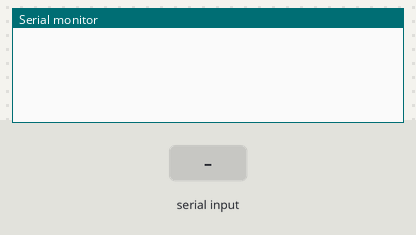
The sketch below on a simulated Arduino Uno, built with avr-gcc and run on an emulated ATmega328P. On the bench: the last lines printed to the serial monitor. The inputs (shaded band) are chosen by the test bench. EEPROM starts erased.

Above: at 1.2 s.
1.3 s: "90,45,200\n" received over Serial
At 2.4 s:
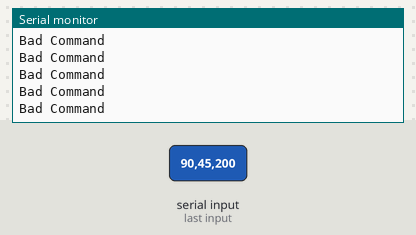
2.8 s: "w90\n" received over Serial
At 3.5 s:
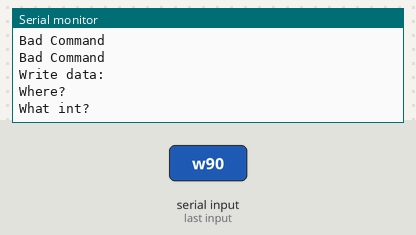
4.3 s: "r90\n" received over Serial
At 4.9 s:
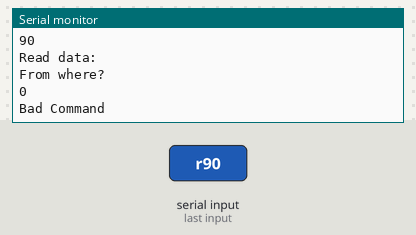

Measured:
- after the input at 1.3 s, the serial monitor: prints a new line at once (image 1)
- after the input at 2.8 s, the serial monitor: prints a new line at once (image 2)
- after the input at 4.3 s, the serial monitor: prints a new line at once (image 3)

The sketch:

memory_sineadmb.ino
```cpp
 #include <EEPROM.h>
 int val;
 char state;
 int address;

void setup() {
  Serial.begin(9600);

}

void loop() {
  while(!Serial.available()){
  delay(10);
  }
  state = Serial.read();
  if (state == 'w')
  {
  Serial.println("Write data:");
  Serial.println("Where?");
  while(!Serial.available()){
  delay(10);}
  address = Serial.parseInt();
  Serial.println("What int?");
  while(!Serial.available()){
  delay(10);}
  val = Serial.parseInt();
  EEPROM.write(address,val);
  Serial.println("Wrote");
  Serial.println(val);
  Serial.println("to");
  Serial.println(address);
  }
  else if (state == 'r')
  {
  Serial.println("Read data:");
  Serial.println("From where?");
  while(!Serial.available()){
  delay(10);}
  address = Serial.parseInt();
  val = EEPROM.read(address);
  Serial.println(val);
  }
  else
  {
    Serial.println("Bad Command");
  }
}
```
